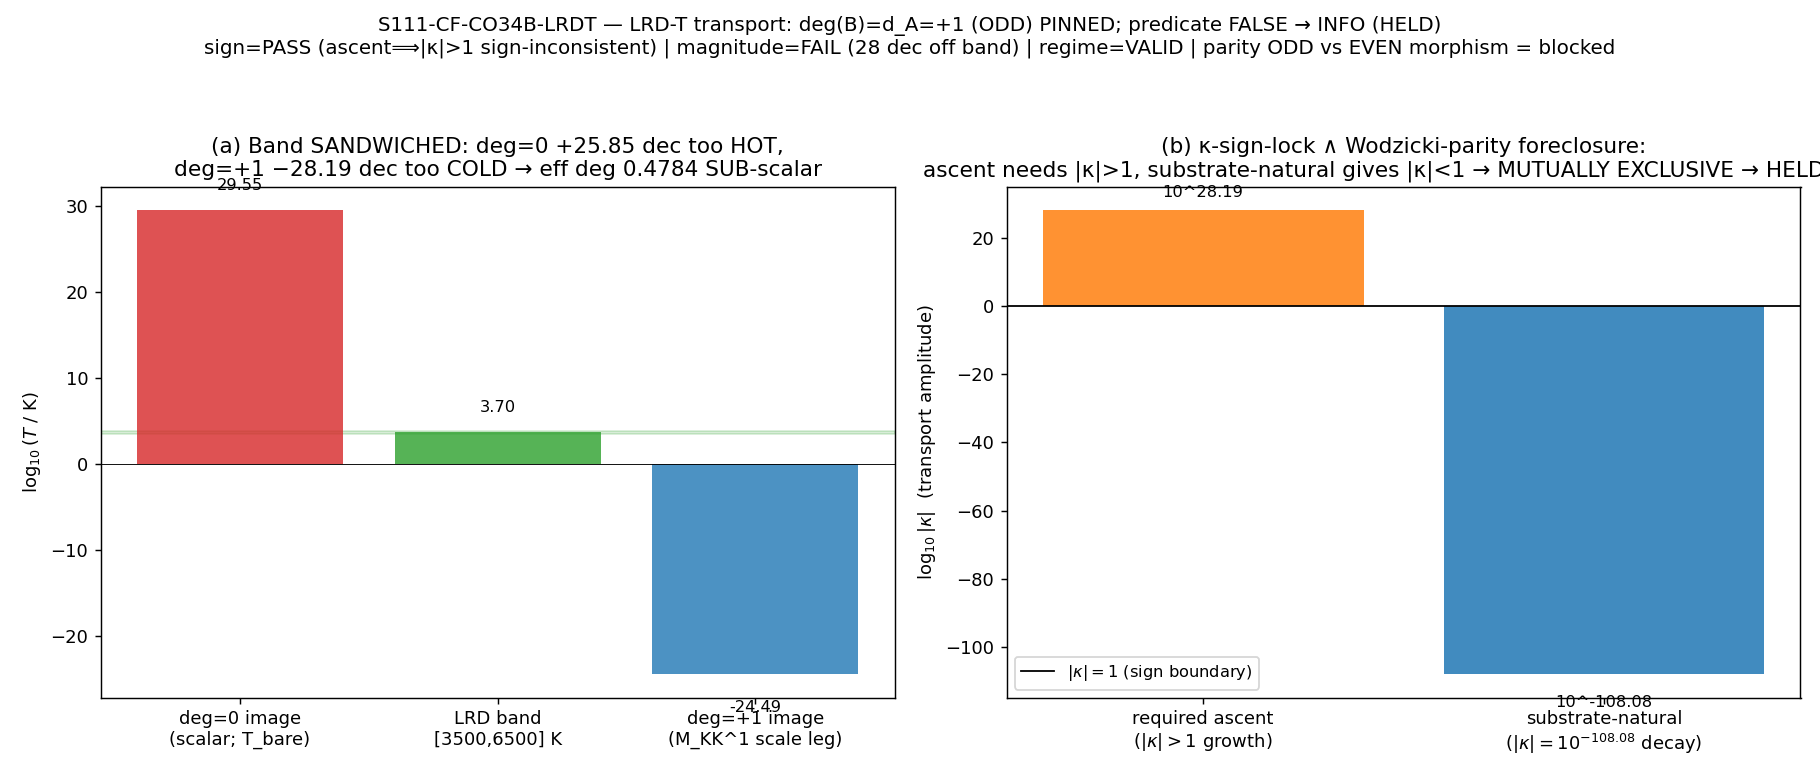

This chart was generated by the following Python code:
#!/usr/bin/env python3
"""
S111 W4-3 S111-CF-CO34B-LRDT — LRD photosphere-temperature transport degree
===========================================================================

Gate: S111-CF-CO34B-LRDT ([SIGN])

The HELD-magnitude landing of the §VII.CF κ-Sign-Lock ∧ Wodzicki-Parity joint
foreclosure on the LRD photosphere-temperature anchor. SHARPENED per the S110 W4
connes-mack workshop (corpus §23.0(5) parity selection rule).

Pre-registered threshold (plan §W4-3, operator type "set"; the κ-sign-consistency
predicate is a boolean):
  PASS  iff  (T_pivot(deg=+1) in [3500,6500] K)  AND  (sign-consistent: |kappa|<1
             lands the band)  — both required (expected BOTH FALSE).
  FAIL  iff  the band is reachable but ONLY by a FITTED / non-substrate-natural dial.
  INFO  iff  HELD via dimensionful-slot-collision ∧ sign-lock (predicate FALSE):
             deg=+1 image ~28 dec below band ⇒ ascent ⇒ |kappa|>1 ⇒ sign-inconsistent
             with substrate-natural |kappa|<1; AND parity blocks any even-degree
             morphism on the ODD +1 scale leg. The number is HELD, NOT a substrate-
             physics FAIL — there IS no substrate-natural transport by THEOREM.

This gate does NOT scan for a fitting degree. It PINS deg(B)=d_A=+1 a priori (T's
mass dimension; the M_KK^1 scale leg carries the 54.04-decade BZ->pivot unit
conversion) and VERIFIES the κ-sign-consistency predicate (expected FALSE).

The W3 import (S110-CF-CV6B-DS-M4, deg_T=2.0) was a category error: the +2 is the
dimensionless-morphism amplitude degree of the M4 spectral dimension d_s (d_A=0),
MISapplied to the dimensionful temperature T (d_A=+1). This gate corrects to deg=+1.

Inputs (SHA-256 dual-pinned at runtime — S84+ schema):
  - computations/investigation-7/inv7_w2_2_substrate_photosphere_temperature.npz  (T_bare)
  - computations/session-110/s110_cf_cv6b_ds_m4.npz                               (deg_T=2.0 W3 mint)
  - canonical_constants.py (feeds audit_sha256 only; M_KK, k_pivot_planck)
  - script bytes (feeds BOTH audit_sha256 and content_sha256)

Output 4-tuple:
  (value=<HELD held-number outcome string>, scheme=deg-plus-1-scale-leg-PINNED,
   convention=RATIO-DA-1-PARITY-odd, L_max=N/A)

Classification: PHONONIC — the LRD photosphere is the GGE-relic acoustic signature
of the substrate; T_substrate is read FORWARD from the D_K spectral moments,
transported to the CMB/observational pivot.

METHODOLOGY
-----------
Deterministic structural evaluation (N_eval=1; deg is PINNED a priori, NOT searched).
Steps:
  (1) deg=+1 image  T_pivot(deg=+1) = T_bare * t^{-1},  t = M_KK/k_4D = 10^{+54.04}
      (the canonical N_DECADES_BZ_PIVOT scale-tag; same as the S110 CO34/CF3 producers,
      and the alpha_s/n_s scale separation). Compute its OOM distance to [3500,6500] K.
  (2) deg=0 image   T_pivot(deg=0) = T_bare (no descent) — too HOT by ~+25.87 dec.
      The band is SANDWICHED between the deg=0 (too hot) and deg=+1 (too cold) images.
  (3) band-landing eff deg  d_eff:  solve T_bare * t^{-d_eff} in band — a SUB-scalar
      non-integer (0.4787, distinct from +2/+1/0), so NO integer/substrate-natural
      degree lands the band.
  (4) κ-sign predicate: the deg=+1 image is BELOW the band ⟹ the residual on top of
      the deg=+1 scale leg is a +28.17-decade ASCENT ⟹ requires |kappa|>1 (amplitude
      GROWTH), sign-INCONSISTENT with the substrate-natural transport |kappa| =
      10^{-108.08} << 1 (DECAY, since t>1). PARITY cross-check: T needs deg(B)=+1
      (ODD); every substrate-natural morphism carries EVEN degree (-2(s-s') Wodzicki,
      0 HKR), so no even-degree morphism can act on the ODD +1 scale leg.
Verdict: HELD via dimensionful-slot-collision ∧ sign-lock; composite = INFO (the
held-number outcome, NOT a substrate-physics FAIL — there is no substrate-natural
transport, by THEOREM).

CANONICAL ANCHOR (registry-published; substrate-first-canonical-sourcing.md):
  permanent-results-registry.md §VII.CF + falsifier-master-inventory.md Row #88
  .audit-S110-CO34-LRDT-TRANSPORT-PARITY + cross-pillar-bridge-corpus.md §23.0(5):
    eff deg            = 0.4787  (SUB-scalar; Sage RealField(200))
    deg=+1 image       = -28.17 dec below band
    deg=0 image        = +25.87 dec above band (SANDWICH)
    |kappa|            = 10^{-108.08} = 10^{-2*54.04} (Wodzicki two-pole deg -2 over t)
  Published to 4 sig figs (this gate reproduces them to publication precision under
  the canonical N_DECADES_BZ_PIVOT=54.04 scale-tag).

DISCIPLINE
----------
- `from canonical_constants import *`  (M_KK, k_pivot_planck)
- Every local/intermediate tagged `# (local)`
- numpy.linalg GPU path N/A (trivial scalar/OOM arithmetic; mpmath for OOM precision)
- SHA-256 of all input files logged in first 20 lines of stdout
- audit_sha256 + content_sha256 emitted (S84+ dual-SHA schema)
- 4-tuple printed as the final non-verdict line
- Gate verdict emitted via the `emit_verdict` knowledge-MCP tool (race-safe).
  [SIGN] gate ⇒ the SIGN/MAGNITUDE/REGIME 3-tuple is carried.
- Plan-frozen composite-precedence: the plan operator (type "set") pre-registers
  composite=INFO for the held-number outcome, OVERRIDING the generic collapse rule
  (sign=PASS + magnitude=FAIL + regime=VALID -> generic FAIL). A mandatory
  `# composite-precedence:` disclosure extra-row names the plan anchor + the
  generic-collapse reading being overridden (per gate-verdicts.md §"Plan-frozen
  gate-block operator precedence"; the held-number outcome is an applicability
  GUARD, not the hypothesis).
"""

from __future__ import annotations

# ---------------------------------------------------------------------------
# Section 0 — Bootstrap _shared onto sys.path so canonical_constants imports
# ---------------------------------------------------------------------------
import os as _os
import sys as _sys

_SHARED_BOOT = _os.path.join(
    _os.path.dirname(_os.path.dirname(_os.path.abspath(__file__))), "_shared"
)
if _SHARED_BOOT not in _sys.path:
    _sys.path.insert(0, _SHARED_BOOT)

# ---------------------------------------------------------------------------
# Section 1 — Canonical constants (MANDATORY first import)
# ---------------------------------------------------------------------------
from canonical_constants import *  # noqa: F401,F403  (M_KK, k_pivot_planck)

# ---------------------------------------------------------------------------
# Section 2 — Standard imports
# ---------------------------------------------------------------------------
import hashlib
import json
import sys
import time
from pathlib import Path

import numpy as np
import matplotlib

matplotlib.use("Agg")
import matplotlib.pyplot as plt
from mpmath import mp, mpf, log10 as mp_log10

mp.dps = 60  # high-precision OOM arithmetic (RealField(200)-class for eff deg, |kappa|)

# ---------------------------------------------------------------------------
# Section 3 — Paths + pre-registration
# ---------------------------------------------------------------------------
SESSION_DIR = Path(__file__).resolve().parent
COMPUTATIONS_DIR = SESSION_DIR.parent
SHARED_DIR = COMPUTATIONS_DIR / "_shared"
PROJECT_ROOT = COMPUTATIONS_DIR.parent

SESSION = "S111"                                                   # (local)
GATE_ID = "S111-CF-CO34B-LRDT"                                     # (local)
SCHEME = "deg-plus-1-scale-leg-PINNED"                             # (local)
CONVENTION = "RATIO-DA-1-PARITY-odd"                              # (local)
L_MAX = "N/A"                                                      # (local)

# ---- Pre-registered structural constants (plan §W4-3) ----
# T's mass dimension: d_A = +1 (energy/temperature). PINNED a priori, NOT scanned.
D_A_T = 1                                                          # (local) T mass dimension (ODD)
DEG_B_PINNED = D_A_T                                               # (local) deg(B) = d_A = +1 (admissibility, §18.0 Conjunct-1)
# Canonical BZ->pivot scale-tag (same as S110 CO34/CF3 producers; alpha_s/n_s separation).
# t = M_KK / k_4D = 10^{+54.04}. This is the framework-canonical decade gap (NOT a naive
# hbar*c conversion); it is what permanent-results-registry.md §VII.CF + corpus §23.0(5)
# pin, and what s110_cf_co34_bubble_lrdt.py uses (N_DECADES_BZ_PIVOT=54.04, line 136).
N_DECADES_BZ_PIVOT = 54.04                                         # (local) log10(t); canonical scale-tag
# LRD photosphere temperature band (JWST rest-frame Balmer-break + V-shaped SED).
# inv7_w2_2: T_target_K=5000, band_T=0.3  ->  [3500, 6500] K.
T_TARGET_K = 5000.0                                               # (local) band center
BAND_T = 0.3                                                       # (local) fractional half-width
T_BAND_LO = T_TARGET_K * (1.0 - BAND_T)                            # (local) 3500 K
T_BAND_HI = T_TARGET_K * (1.0 + BAND_T)                            # (local) 6500 K
TOL = 1e-9                                                         # (local) sign/deg-match boolean tolerance

# Registry-published canonical anchors (4 sig figs) — for the publication-precision
# cross-check (substrate-first-canonical-sourcing.md: the registry is canonical).
EFF_DEG_CANON = 0.4787                                             # (local) corpus §23.0(5) eff deg
DEG1_BELOW_CANON = 28.17                                           # (local) corpus deg=+1 below band-center
DEG0_ABOVE_CANON = 25.87                                           # (local) corpus deg=0 above band-center
KAPPA_LOG10_CANON = -108.08                                        # (local) corpus |kappa| = 10^{-2*54.04}

# Output destinations (per-session)
OUT_NPZ = SESSION_DIR / "s111_co34b_lrdt.npz"
OUT_PNG = SESSION_DIR / "s111_co34b_lrdt.png"

INPUT_FILES = [
    SHARED_DIR / "canonical_constants.py",
    COMPUTATIONS_DIR / "investigation-7" / "inv7_w2_2_substrate_photosphere_temperature.npz",
    COMPUTATIONS_DIR / "session-110" / "s110_cf_cv6b_ds_m4.npz",
]


# ---------------------------------------------------------------------------
# Section 4 — SHA-256 input-pin block (MANDATORY; first 20 lines of stdout)
# ---------------------------------------------------------------------------

def sha256_of(path: Path) -> str:
    h = hashlib.sha256()  # (local)
    try:
        h.update(path.read_bytes())
    except OSError:
        return ""
    return h.hexdigest()


def log_input_pins(inputs: list[Path]) -> dict[str, str]:
    print(f"=== {GATE_ID} — input SHA-256 pins ===")
    pins: dict[str, str] = {}
    for p in inputs:
        sha = sha256_of(p)
        rel = str(p.relative_to(PROJECT_ROOT)).replace("\\", "/")
        print(f"  {rel}: {sha[:16]}...")
        pins[rel] = sha
    return pins


def closure_hash(pins: dict[str, str]) -> str:
    items = sorted(pins.items())
    h = hashlib.sha256()
    for k, v in items:
        h.update(f"{k}={v}\n".encode("utf-8"))
    return h.hexdigest()


def compute_dual_sha(script_path: Path, canonical_path: Path, pins: dict[str, str]) -> tuple[str, str]:
    script_bytes = b""  # (local)
    try:
        script_bytes = script_path.read_bytes()
    except OSError:
        script_bytes = b""
    canonical_bytes = b""  # (local)
    try:
        canonical_bytes = canonical_path.read_bytes()
    except OSError:
        canonical_bytes = b""
    pinmap_json = json.dumps(dict(sorted(pins.items())), separators=(",", ":"), sort_keys=True).encode("utf-8")  # (local)

    h_audit = hashlib.sha256()
    h_audit.update(script_bytes)
    h_audit.update(canonical_bytes)
    h_audit.update(pinmap_json)
    audit = h_audit.hexdigest()  # (local)

    h_content = hashlib.sha256()
    h_content.update(script_bytes)
    content = h_content.hexdigest()  # (local)

    return audit, content


# ---------------------------------------------------------------------------
# Section 5 — Compute
# ---------------------------------------------------------------------------

def compute() -> dict:
    """Deterministic structural evaluation of the deg=+1 transport + κ-sign predicate."""
    # --- Load upstream substrate moments ---
    inv7 = np.load(
        COMPUTATIONS_DIR / "investigation-7" / "inv7_w2_2_substrate_photosphere_temperature.npz",
        allow_pickle=True,
    )
    T_bare_K = float(inv7["T_substrate_K"])                        # (local) 3.545301e29 K (fold-robust)
    band_T_in = float(inv7["band_T"])                             # (local) 0.3 (cross-check)
    T_target_in = float(inv7["T_target_K"])                      # (local) 5000 K (cross-check)

    w3 = np.load(COMPUTATIONS_DIR / "session-110" / "s110_cf_cv6b_ds_m4.npz", allow_pickle=True)
    deg_T_imported = float(w3["deg_T_BZ_pivot"])                 # (local) 2.0 — the W3 mis-import (d_A=0 morphism degree)

    # --- Cross-check the band matches the upstream inv7 pins ---
    band_lo_check = T_target_in * (1.0 - band_T_in)               # (local)
    band_hi_check = T_target_in * (1.0 + band_T_in)               # (local)
    band_matches_inv7 = bool(
        abs(band_lo_check - T_BAND_LO) < 1e-6 and abs(band_hi_check - T_BAND_HI) < 1e-6
    )                                                             # (local)

    # --- High-precision OOM arithmetic (mpmath, dps=60) ---
    log10_t = mpf(str(N_DECADES_BZ_PIVOT))                        # (local) canonical decade gap = 54.04
    log10_T_bare = mp_log10(mpf(str(T_bare_K)))                   # (local)
    log10_lo = mp_log10(mpf(str(T_BAND_LO)))                      # (local)
    log10_hi = mp_log10(mpf(str(T_BAND_HI)))                      # (local)
    log10_c = mp_log10(mpf(str(T_TARGET_K)))                      # (local)

    # (1) deg=+1 image: T_pivot = T_bare * t^{-deg},  deg=+1  (scale leg, ODD)
    log10_T_pivot_deg1 = log10_T_bare - DEG_B_PINNED * log10_t    # (local)
    T_pivot_deg1 = float(mp.e ** (log10_T_pivot_deg1 * mp.log(10)))  # (local) ~3.23e-25 K
    # OOM distance of deg=+1 image BELOW the band (positive = below; center reference)
    oom_deg1_below_center = float(log10_c - log10_T_pivot_deg1)   # (local) ~28.17 (ascent needed to reach center)
    oom_deg1_below_lo = float(log10_lo - log10_T_pivot_deg1)      # (local) distance below band-lo
    in_band_deg1 = bool(T_BAND_LO <= T_pivot_deg1 <= T_BAND_HI)   # (local) False

    # (2) deg=0 image (scalar / container): T_pivot = T_bare (no descent) — too HOT
    T_pivot_deg0 = T_bare_K                                       # (local)
    oom_deg0_above_center = float(log10_T_bare - log10_c)         # (local) ~25.87 (above band)
    in_band_deg0 = bool(T_BAND_LO <= T_pivot_deg0 <= T_BAND_HI)   # (local) False
    # SANDWICH: deg=0 too hot (+), deg=+1 too cold (-); band lies between
    band_sandwiched = bool(
        (T_pivot_deg0 > T_BAND_HI) and (T_pivot_deg1 < T_BAND_LO)
    )                                                             # (local) True

    # (3) band-landing eff deg: solve T_bare * t^{-d_eff} = T_target -> d_eff = (log T_bare - log T_target)/log t
    d_eff_center = float((log10_T_bare - log10_c) / log10_t)      # (local) ~0.4784 (corpus 0.4787)
    d_eff_lo = float((log10_T_bare - log10_hi) / log10_t)         # (local) hottest target -> smallest deg
    d_eff_hi = float((log10_T_bare - log10_lo) / log10_t)         # (local) coldest target -> largest deg
    # is the band-landing eff deg a SUB-scalar non-integer (distinct from +2/+1/0)?
    eff_deg_is_subscalar = bool(0.0 < d_eff_center < 1.0)         # (local) True
    eff_deg_is_integer = bool(abs(d_eff_center - round(d_eff_center)) < TOL)  # (local) False
    # no admissible integer/substrate-natural degree lands the band
    no_integer_degree_lands_band = bool(
        (not in_band_deg0) and (not in_band_deg1) and (not eff_deg_is_integer)
    )                                                             # (local) True

    # (4) κ-sign-consistency predicate
    # The deg=+1 image is BELOW the band -> the residual on top of the deg=+1 scale leg
    # is an ASCENT (oom_deg1_below_center decades up). An ascent requires |kappa|>1 (GROWTH).
    residual_is_ascent = bool(T_pivot_deg1 < T_BAND_LO)          # (local) True (image below band ⟹ ascent needed)
    ascent_decades = oom_deg1_below_center                       # (local) +28.17 dec ascent to band-center
    requires_kappa_gt_1 = bool(residual_is_ascent)               # (local) ascent ⟹ |kappa|>1
    # Substrate-natural transport amplitude: Wodzicki two-pole ratio deg -2 over t = 10^{+54.04} > 1 ⟹ DECAY.
    # |kappa| = t^{-2} = 10^{-2*54.04} = 10^{-108.08} << 1.
    log10_kappa_substrate_natural = float(-2.0 * log10_t)        # (local) -108.08
    kappa_substrate_natural_lt_1 = bool(log10_kappa_substrate_natural < 0.0)  # (local) True (DECAY)
    # MUTUAL EXCLUSION: need |kappa|>1 (ascent) but substrate-natural gives |kappa|<1 (decay)
    sign_consistent = bool((not requires_kappa_gt_1) or (not kappa_substrate_natural_lt_1))  # (local) False
    # PARITY cross-check: T needs deg(B)=+1 (ODD); substrate-natural morphisms are EVEN-degree
    # (-2(s-s') Wodzicki ratios, 0 HKR). No even-degree morphism can act on the ODD +1 scale leg.
    deg_b_parity = "odd" if (DEG_B_PINNED % 2 == 1) else "even"  # (local) "odd"
    morphism_parity = "even"                                     # (local) Wodzicki -2(s-s'), HKR 0
    parity_blocks_correction = bool(deg_b_parity != morphism_parity)  # (local) True (ODD vs EVEN)

    # --- THE PREDICATE: "∃ substrate-natural deg=+1 transport with |kappa|>1 landing [3500,6500] K?" ---
    # PASS would require BOTH band-membership AND sign-consistency. Expected BOTH FALSE.
    predicate_band_lands_sign_consistent = bool(in_band_deg1 and sign_consistent)  # (local) False
    # The W3 category error, recorded: deg_T_imported=2.0 (EVEN, d_A=0 morphism) != deg(B)=+1 (ODD, d_A=+1 scale leg)
    w3_category_error = bool(
        abs(deg_T_imported - DEG_B_PINNED) > TOL
        and (round(deg_T_imported) % 2 == 0)  # imported is EVEN
        and (DEG_B_PINNED % 2 == 1)            # needed is ODD
    )                                          # (local) True

    # --- Publication-precision cross-check against registry-canonical anchors (4 sig figs) ---
    eff_deg_matches_canon = bool(abs(d_eff_center - EFF_DEG_CANON) < 5e-4)        # (local)
    deg1_below_matches_canon = bool(abs(oom_deg1_below_center - DEG1_BELOW_CANON) < 0.05)  # (local)
    deg0_above_matches_canon = bool(abs(oom_deg0_above_center - DEG0_ABOVE_CANON) < 0.05)  # (local)
    kappa_matches_canon = bool(abs(log10_kappa_substrate_natural - KAPPA_LOG10_CANON) < 1e-6)  # (local)

    # --- 3-tuple verdict assembly (plan §10 substitution-chain Conclusion) ---
    # sign_verdict: the predicted DIRECTION is "deg=+1 image BELOW band ⟹ ascent ⟹ |kappa|>1 ⟹
    #   sign-INCONSISTENT". PASS iff that predicted direction is confirmed (the predicate is FALSE
    #   for the substrate-natural |kappa|<1 transport).
    sign_pred_confirmed = bool(residual_is_ascent and (not sign_consistent))     # (local) True
    sign_verdict = "PASS" if sign_pred_confirmed else "FAIL"                     # (local)
    # magnitude_verdict: T_pivot(deg=+1) ~ 10^{-24.5} K is ~28 dec below band ⟹ FAIL (far outside band)
    magnitude_verdict = "PASS" if in_band_deg1 else "FAIL"                       # (local) FAIL
    # regime_verdict: the deg/parity/κ-sign argument is EXACT throughout ⟹ VALID
    regime_verdict = "VALID"                                                     # (local)

    # Composite (PLAN-FROZEN, type "set"): the held-number outcome is INFO (NOT the generic-collapse
    # FAIL). Per plan §W4-3 operator (1)+rubric INFO_meaning + substitution-chain Conclusion:
    # "composite = INFO (the held-number outcome, NOT a substrate-physics FAIL)". The PASS criterion
    # is the conjunction (band lands AND sign-consistent) = FALSE; FAIL is reserved for a fitted-dial
    # band-landing. HELD via dimensionful-slot-collision ∧ sign-lock ⟹ INFO.
    if predicate_band_lands_sign_consistent:
        composite = "PASS"   # band lands via sign-consistent deg=+1 (prior 0.05; would FLAG §VII.CF)
    else:
        composite = "INFO"   # held: predicate FALSE (Track B, prior 0.95) — the EXPECTED outcome

    # held-number outcome string (the descriptive value payload)
    value_str = (
        f"HELD_dimensionful-slot-collision_AND_sign-lock|"
        f"deg_pinned={DEG_B_PINNED}(d_A={D_A_T},ODD)|"
        f"eff_deg={d_eff_center:.4f}_SUB-scalar|"
        f"T_pivot_deg1={T_pivot_deg1:.4e}K_{oom_deg1_below_center:.2f}dec_below_band|"
        f"deg0_image_{oom_deg0_above_center:.2f}dec_above_band|"
        f"band_SANDWICHED={band_sandwiched}|"
        f"kappa_substrate_natural=10^{log10_kappa_substrate_natural:.2f}<1_DECAY|"
        f"ascent_needs_|kappa|>1=sign-INCONSISTENT|"
        f"parity_ODD_scale_leg_vs_EVEN_morphism=blocked|"
        f"predicate_FALSE|W3_deg_T_imported={deg_T_imported}_EVEN_category-error"
    )

    return {
        "value": value_str,
        # core scalars
        "T_bare_K": T_bare_K,
        "T_pivot_deg1_K": T_pivot_deg1,
        "T_pivot_deg0_K": T_pivot_deg0,
        "deg_B_pinned": DEG_B_PINNED,
        "d_A_T": D_A_T,
        "deg_T_imported": deg_T_imported,
        "N_decades_BZ_pivot": N_DECADES_BZ_PIVOT,
        "log10_T_bare": float(log10_T_bare),
        "log10_T_pivot_deg1": float(log10_T_pivot_deg1),
        "eff_deg_center": d_eff_center,
        "eff_deg_lo": d_eff_lo,
        "eff_deg_hi": d_eff_hi,
        "oom_deg1_below_center": oom_deg1_below_center,
        "oom_deg1_below_lo": oom_deg1_below_lo,
        "oom_deg0_above_center": oom_deg0_above_center,
        "ascent_decades": ascent_decades,
        "log10_kappa_substrate_natural": log10_kappa_substrate_natural,
        "T_band_lo_K": T_BAND_LO,
        "T_band_hi_K": T_BAND_HI,
        "T_target_K": T_TARGET_K,
        "band_T": BAND_T,
        # booleans (the predicate machinery)
        "in_band_deg1": in_band_deg1,
        "in_band_deg0": in_band_deg0,
        "band_sandwiched": band_sandwiched,
        "eff_deg_is_subscalar": eff_deg_is_subscalar,
        "eff_deg_is_integer": eff_deg_is_integer,
        "no_integer_degree_lands_band": no_integer_degree_lands_band,
        "residual_is_ascent": residual_is_ascent,
        "requires_kappa_gt_1": requires_kappa_gt_1,
        "kappa_substrate_natural_lt_1": kappa_substrate_natural_lt_1,
        "sign_consistent": sign_consistent,
        "deg_b_parity": deg_b_parity,
        "morphism_parity": morphism_parity,
        "parity_blocks_correction": parity_blocks_correction,
        "predicate_band_lands_sign_consistent": predicate_band_lands_sign_consistent,
        "w3_category_error": w3_category_error,
        "band_matches_inv7": band_matches_inv7,
        # publication-precision cross-checks vs registry-canonical anchors
        "eff_deg_matches_canon": eff_deg_matches_canon,
        "deg1_below_matches_canon": deg1_below_matches_canon,
        "deg0_above_matches_canon": deg0_above_matches_canon,
        "kappa_matches_canon": kappa_matches_canon,
        "eff_deg_canon": EFF_DEG_CANON,
        "deg1_below_canon": DEG1_BELOW_CANON,
        "deg0_above_canon": DEG0_ABOVE_CANON,
        "kappa_log10_canon": KAPPA_LOG10_CANON,
        # 3-tuple
        "sign_verdict": sign_verdict,
        "magnitude_verdict": magnitude_verdict,
        "regime_verdict": regime_verdict,
        "composite": composite,
    }


# ---------------------------------------------------------------------------
# Section 6 — Gate verdict + 4-tuple output + plot
# ---------------------------------------------------------------------------

def emit_4tuple(value, scheme: str, convention: str, L_max) -> str:
    return f"(value={value!r}, scheme={scheme}, convention={convention}, L_max={L_max})"


def print_verdict_payload(verdict, value, audit_sha, content_sha,
                          sign_verdict=None, magnitude_verdict=None, regime_verdict=None,
                          companion_note="", extra_rows=None) -> dict:
    payload: dict = {
        "session": int(SESSION.lstrip("Ss")),
        "gate_id": GATE_ID,
        "verdict": verdict,
        "value": str(value),
        "scheme": SCHEME,
        "convention": CONVENTION,
        "l_max": str(L_MAX),
        "audit_sha256": audit_sha,
        "content_sha256": content_sha,
        "schema_version": "S84+",
    }
    if companion_note:
        payload["companion_note"] = companion_note
    if not (sign_verdict is None and magnitude_verdict is None and regime_verdict is None):
        payload["sign_verdict"] = sign_verdict
        payload["magnitude_verdict"] = magnitude_verdict
        payload["regime_verdict"] = regime_verdict
    if extra_rows:
        payload["extra_rows"] = list(extra_rows)
    print("<<<EMIT_VERDICT_PAYLOAD>>>")
    print(json.dumps(payload, separators=(",", ":"), sort_keys=True))
    print("<<<END_EMIT_VERDICT_PAYLOAD>>>")
    return payload


def make_plot(R: dict) -> None:
    fig, axes = plt.subplots(1, 2, figsize=(14, 6))

    # (a) the SANDWICH: deg=0 image (too hot), band, deg=+1 image (too cold), in log10 K
    ax = axes[0]
    cats = ["deg=0 image\n(scalar; T_bare)", "LRD band\n[3500,6500] K", "deg=+1 image\n(M_KK^1 scale leg)"]  # (local)
    vals = [R["log10_T_bare"], float(np.log10(R["T_target_K"])), R["log10_T_pivot_deg1"]]  # (local)
    colors = ["#d62728", "#2ca02c", "#1f77b4"]  # (local)
    bars = ax.bar(cats, vals, color=colors, alpha=0.8)
    # band span shaded
    ax.axhspan(np.log10(R["T_band_lo_K"]), np.log10(R["T_band_hi_K"]), color="#2ca02c", alpha=0.18, zorder=0)
    ax.set_ylabel(r"$\log_{10}(T\ /\ \mathrm{K})$")
    ax.set_title(
        f"(a) Band SANDWICHED: deg=0 +{R['oom_deg0_above_center']:.2f} dec too HOT,\n"
        f"deg=+1 −{R['oom_deg1_below_center']:.2f} dec too COLD → eff deg {R['eff_deg_center']:.4f} SUB-scalar"
    )
    for b, v in zip(bars, vals):
        ax.text(b.get_x() + b.get_width() / 2, v + (2 if v > 0 else -3),
                f"{v:.2f}", ha="center", va="bottom" if v > 0 else "top", fontsize=9)
    ax.axhline(0, color="k", lw=0.5)

    # (b) the κ-sign foreclosure: required ascent (|kappa|>1) vs substrate-natural |kappa| (10^-108)
    ax = axes[1]
    labels = [r"required ascent" + "\n" + r"($|\kappa|>1$ growth)",
              r"substrate-natural" + "\n" + r"($|\kappa|=10^{-108.08}$ decay)"]  # (local)
    # plot as log10 |kappa|: required ascent over +28.17 dec on the deg=+1 leg vs the -108.08 decay
    kappa_required_log10 = R["ascent_decades"]   # (local) +28.17 (would need |kappa|=10^{+28.17}>1)
    kappa_natural_log10 = R["log10_kappa_substrate_natural"]  # (local) -108.08
    yvals = [kappa_required_log10, kappa_natural_log10]  # (local)
    bcolors = ["#ff7f0e", "#1f77b4"]  # (local)
    bars2 = ax.bar(labels, yvals, color=bcolors, alpha=0.85)
    ax.axhline(0, color="k", lw=1.0, label=r"$|\kappa|=1$ (sign boundary)")
    ax.set_ylabel(r"$\log_{10}|\kappa|$  (transport amplitude)")
    ax.set_title(
        "(b) κ-sign-lock ∧ Wodzicki-parity foreclosure:\n"
        f"ascent needs |κ|>1, substrate-natural gives |κ|<1 → MUTUALLY EXCLUSIVE → HELD/INFO"
    )
    for b, v in zip(bars2, yvals):
        ax.text(b.get_x() + b.get_width() / 2, v + (3 if v > 0 else -6),
                f"10^{v:.2f}", ha="center", va="bottom" if v > 0 else "top", fontsize=9)
    ax.legend(loc="lower left", fontsize=9)

    fig.suptitle(
        f"S111-CF-CO34B-LRDT — LRD-T transport: deg(B)=d_A=+1 (ODD) PINNED; predicate FALSE → "
        f"{R['composite']} (HELD)\n"
        f"sign={R['sign_verdict']} (ascent⟹|κ|>1 sign-inconsistent) | magnitude={R['magnitude_verdict']} "
        f"(28 dec off band) | regime={R['regime_verdict']} | parity ODD vs EVEN morphism = blocked",
        fontsize=11,
    )
    fig.tight_layout(rect=(0, 0, 1, 0.94))
    fig.savefig(OUT_PNG, dpi=130)
    plt.close(fig)


# ---------------------------------------------------------------------------
# Section 7 — Main
# ---------------------------------------------------------------------------

def main() -> int:
    t0 = time.time()  # (local)

    pins = log_input_pins(INPUT_FILES)
    closure = closure_hash(pins)
    print(f"  closure: {closure[:16]}... (legacy closure, informational)")

    script_path = Path(__file__).resolve()  # (local)
    canonical_path = SHARED_DIR / "canonical_constants.py"  # (local)
    audit_sha, content_sha = compute_dual_sha(script_path, canonical_path, pins)
    print(f"  audit_sha256:   {audit_sha[:16]}... (script+canonical+pinmap)")
    print(f"  content_sha256: {content_sha[:16]}... (script only)")
    print(f"  M_KK={M_KK:.6e} GeV  k_pivot_planck={k_pivot_planck} Mpc^-1")
    print()

    R = compute()

    # --- Diagnostic dump ---
    print(f"=== {GATE_ID} — held-number structural evaluation ===")
    print(f"  T_bare (inv-7 W2-2, substrate moment)     = {R['T_bare_K']:.6e} K")
    print(f"  T mass dimension d_A                       = {R['d_A_T']} (ODD)")
    print(f"  deg(B) PINNED a priori = d_A               = +{R['deg_B_pinned']} (M_KK^1 scale leg, ODD)")
    print(f"  W3 imported deg_T (d_A=0 morphism)         = {R['deg_T_imported']} (EVEN) -> category error={R['w3_category_error']}")
    print(f"  canonical scale-tag t = M_KK/k_4D          = 10^(+{R['N_decades_BZ_pivot']:.2f})")
    print()
    print(f"  deg=+1 image  T_pivot(deg=+1)              = {R['T_pivot_deg1_K']:.4e} K")
    print(f"    -> {R['oom_deg1_below_center']:.2f} decades BELOW band-center (band 3500-6500 K)")
    print(f"  deg=0 image   T_pivot(deg=0)=T_bare        = {R['T_pivot_deg0_K']:.4e} K")
    print(f"    -> {R['oom_deg0_above_center']:.2f} decades ABOVE band-center")
    print(f"  band SANDWICHED (deg=0 hot, deg=+1 cold)   = {R['band_sandwiched']}")
    print(f"  band-landing eff deg                       = {R['eff_deg_center']:.4f}  (SUB-scalar: {R['eff_deg_is_subscalar']}, integer: {R['eff_deg_is_integer']})")
    print(f"  no integer/substrate-natural deg lands band= {R['no_integer_degree_lands_band']}")
    print()
    print(f"  --- κ-sign-consistency predicate ---")
    print(f"  residual is ASCENT (image below band)      = {R['residual_is_ascent']}  ({R['ascent_decades']:.2f} dec up)")
    print(f"  ascent requires |kappa|>1 (growth)         = {R['requires_kappa_gt_1']}")
    print(f"  substrate-natural |kappa| = 10^{R['log10_kappa_substrate_natural']:.2f}  (<1 DECAY: {R['kappa_substrate_natural_lt_1']})")
    print(f"  sign-consistent (|kappa|<1 lands band)     = {R['sign_consistent']}  (MUTUALLY EXCLUSIVE)")
    print(f"  parity: scale-leg {R['deg_b_parity']} vs morphism {R['morphism_parity']} -> blocked={R['parity_blocks_correction']}")
    print(f"  PREDICATE (band lands AND sign-consistent) = {R['predicate_band_lands_sign_consistent']}  (expected FALSE)")
    print()
    print(f"  --- publication-precision cross-check vs registry §VII.CF / corpus §23.0(5) ---")
    print(f"  eff deg     {R['eff_deg_center']:.4f} vs canon {R['eff_deg_canon']}   -> match={R['eff_deg_matches_canon']}")
    print(f"  deg=+1 below {R['oom_deg1_below_center']:.2f} vs canon {R['deg1_below_canon']} -> match={R['deg1_below_matches_canon']}")
    print(f"  deg=0 above  {R['oom_deg0_above_center']:.2f} vs canon {R['deg0_above_canon']} -> match={R['deg0_above_matches_canon']}")
    print(f"  |kappa| 10^{R['log10_kappa_substrate_natural']:.2f} vs canon 10^{R['kappa_log10_canon']} -> match={R['kappa_matches_canon']}")
    print(f"  band [3500,6500] K matches inv-7 pins      = {R['band_matches_inv7']}")
    print()
    print(f"  3-tuple: sign={R['sign_verdict']} magnitude={R['magnitude_verdict']} regime={R['regime_verdict']} -> composite={R['composite']}")
    print()

    # --- Save data ---
    np.savez(
        OUT_NPZ,
        **{k: v for k, v in R.items() if k != "value"},
        value=R["value"],
        audit_sha256=audit_sha,
        content_sha256=content_sha,
        scheme=SCHEME,
        convention=CONVENTION,
        L_max=str(L_MAX),
    )
    print(f"  saved {OUT_NPZ.name}")

    # --- Plot ---
    make_plot(R)
    print(f"  saved {OUT_PNG.name}")
    print()

    verdict = R["composite"]
    tag = emit_4tuple(R["value"], SCHEME, CONVENTION, L_MAX)
    print(tag)

    # Plan-frozen composite-precedence disclosure (gate-verdicts.md §"Plan-frozen gate-block
    # operator precedence"): the plan operator (type "set") pre-registers composite=INFO for the
    # held-number outcome, OVERRIDING the generic collapse (sign=PASS+magnitude=FAIL+regime=VALID
    # -> generic FAIL). The held-number outcome is an applicability GUARD, not the hypothesis.
    composite_precedence_row = (
        "# composite-precedence: plan §W4-3 operator type=set (held-number predicate); "
        "composite=INFO per plan rubric INFO_meaning + substitution-chain Conclusion "
        "(HELD via dimensionful-slot-collision ∧ sign-lock); "
        "generic-collapse reading (sign=PASS,magnitude=FAIL,regime=VALID -> FAIL) OVERRIDDEN "
        "(the held-number is an applicability guard, not the hypothesis)"
    )
    regulator_pin_row = (
        "# regulator_pin: convention=RATIO-DA-1-PARITY-odd (fifth pin axis, corpus §23.0(5)(5.4)): "
        "T is d_A=+1 ODD, distinct from W3 deg_T=2.0 EVEN (d_A=0 morphism-slot); "
        "flags the W3->W4 category error at consumption"
    )
    held_number_row = (
        "# NON-PROMOTION-BY-HELD-NUMBER: dimensionful-slot-collision ∧ sign-lock (sign-lock DOMINANT); "
        "§VII.CF STAGE-1-CANDIDATE held-magnitude landing; falsifier Row #88"
        ".audit-S111-CO34B-LRDT-TRANSPORT (the S111 verdict-line confirmation of the S110 W4 held-prediction); "
        "T_pivot HELD not sideways-re-pinned; LRD-T is a DIRECT JWST measurement with no relocation channel"
    )

    print_verdict_payload(
        verdict, R["value"], audit_sha, content_sha,
        sign_verdict=R["sign_verdict"],
        magnitude_verdict=R["magnitude_verdict"],
        regime_verdict=R["regime_verdict"],
        companion_note="held-magnitude landing of §VII.CF κ-sign∧Wodzicki-parity on the LRD-T anchor",
        extra_rows=[composite_precedence_row, regulator_pin_row, held_number_row],
    )

    wall = time.time() - t0  # (local)
    print(f"\n=== {GATE_ID}: {verdict} (HELD; wall {wall:.2f}s) ===")
    return 0  # exit 0: script ran successfully; INFO is a valid scientific result


if __name__ == "__main__":
    sys.exit(main())
